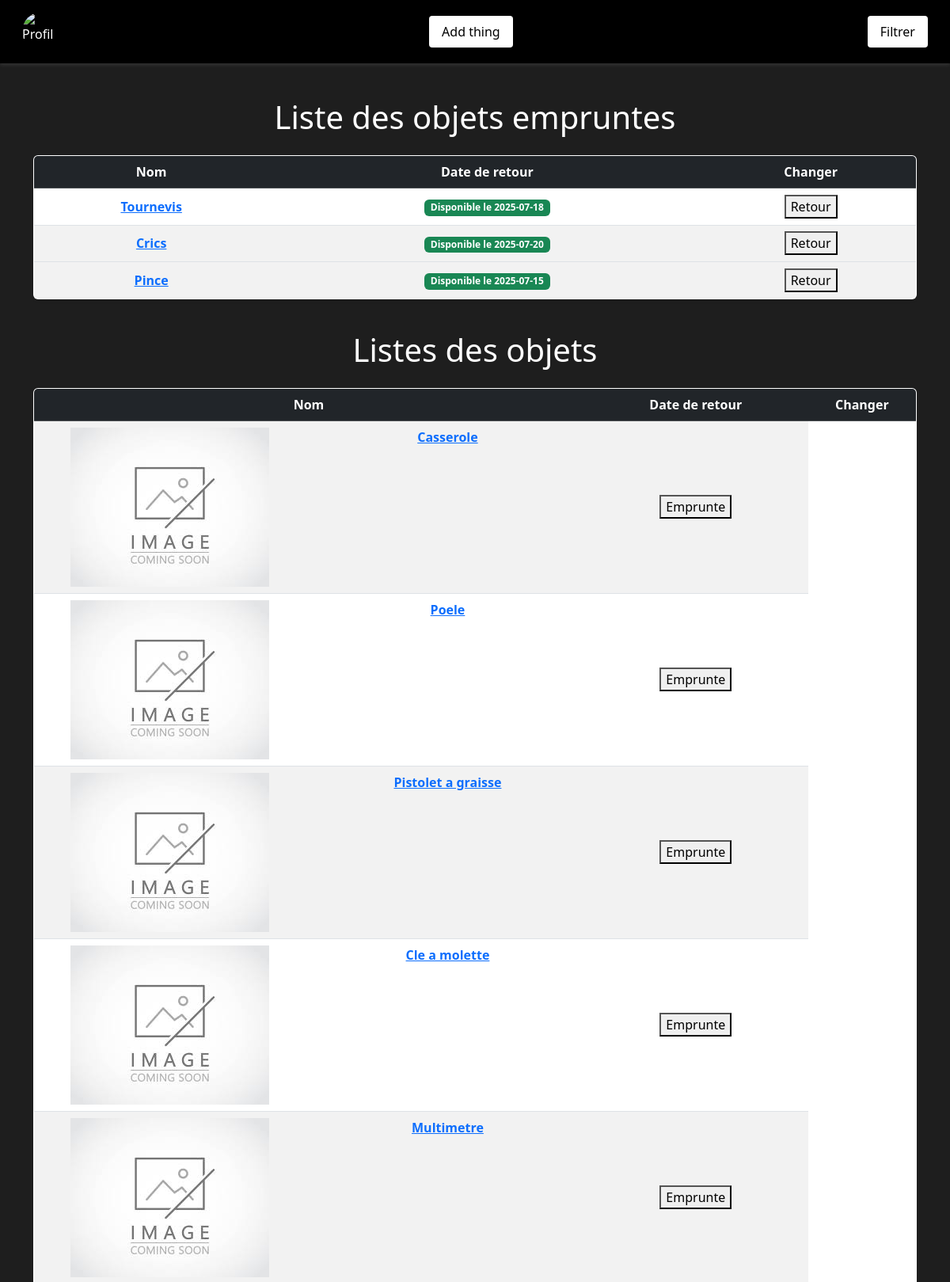
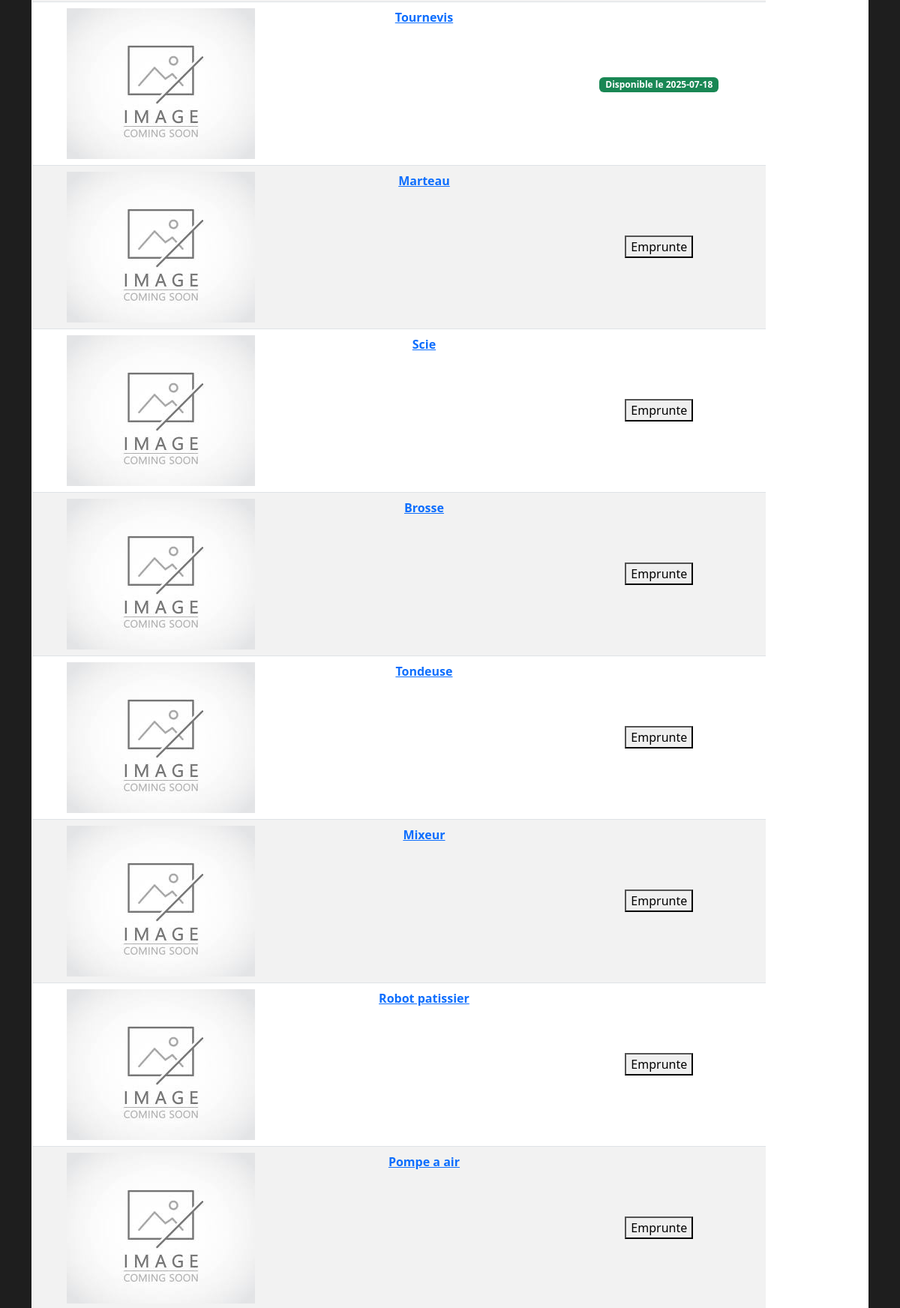
Page /pages/accueil.php (upper part) on the committed database (2 pictures, top to bottom).
### tables this page shows
create table emprunt_objet(
    id_objet INT AUTO_INCREMENT PRIMARY KEY,
    nom_objet VARCHAR(150),
    id_categorie INT,
    id_membre INT,
    etat VARCHAR(50)
);

### inc/connection.php (called while the page is built, shortened)
<?php
function dbconnect()
{
    static $connect = null;
    if ($connect === null) {
        $connect = mysqli_connect('localhost', 'root', '', 'emprunt');
        mysqli_set_charset($connect, 'utf8mb4');
    }
    return $connect;
}

### inc/function.php (called while the page is built, shortened)
<?php
require("connection.php");
function getListObject()
{
    $sql = "SELECT * FROM emprunt_objet ORDER BY id_objet DESC";
    $request = mysqli_query(dbconnect(), $sql);
    while($response = mysqli_fetch_assoc($request))
    {
        $result[] = $response;
    }
    if(!empty($result))
    {
        return $result;
    }
    return null;
}
function verifieSiEmprunte($id)
{
    $date = date('Y-m-d');
    $sql = "SELECT date_retour FROM emprunt_v_emprunt_objet WHERE id_objet = '%s' AND date_retour > '%s'";
    $sql = sprintf($sql, $id, $date);
    $request = mysqli_query(dbconnect(), $sql);
    if(mysqli_num_rows($request) > 0)
    {
        $response = mysqli_fetch_assoc($request);
        return $response['date_retour'];
    }
    return false;
}

### pages/accueil.php (the view, shortened to what this page needs)
<?php
require('../inc/function.php');
$parameters = ["Nom", "Date de retour", "Changer"];
$objets = getListObject();
?>
<!DOCTYPE html>
<html lang="en">
<head>
    <link rel="stylesheet" href="../assets/bootstrap/css/bootstrap.min.css" />
    <link rel="stylesheet" href="../assets/style/style-accueil.css">
</head>
<body>
    <header>
        <nav class="container-fluid d-flex justify-content-between align-items-center">
            <ul class="d-flex align-items-center mb-0">
                <img src="../assets/image/<?= $_SESSION['pdp']; ?>" alt="Profil">
            </ul>
            <ul>
                <a href="formulaire-objet.php"><button>Add thing</button></a>
            </ul>
            <a href="filtre.php"><button>Filtrer</button></a>
        </nav>
    </header>
    <main>
        <div class="container mt-4">
            <?php if(!empty($objets)) {?>
                <h1 class="text-center mb-4">Liste des objets empruntes</h1>
                <div class="table-responsive">
                    <table class="table table-hover table-striped border rounded overflow-hidden shadow-sm bg-white">
                        <thead class="table-dark text-center">
                            <tr>
                                <?php foreach ($parameters as $param) { ?>
                                    <th><?= $param; ?></th>
                                <?php } ?>
                            </tr>
                        </thead>
                        <tbody class="text-center align-middle">
                            <?php foreach ($objets as $o) { ?>
                                <tr>
                                    <?php $emprunt = verifieSiEmprunte($o['id_objet']); ?>
                                    <?php if($emprunt != false) {?>
                                    <td class="fw-semibold">
                                        <div class="row">
                                            <div class="col">
                                                <a href="affichage.php?id=<?= $o['id_objet']; ?>&name=<?= $o['nom_objet']; ?>&categorie=<?= $o['id_categorie']; ?>">
                                                    <?= $o['nom_objet']; ?>
                                                </a>
                                            </div>
                                        </div>
                                    </td>
                                    <td class="fw-semibold">
                                        <div class="row">
                                            <div class="col">
                                            <span class="badge bg-success">Disponible le <?= $emprunt; ?></span>
                                            </div>
                                        </div>
                                    </td>
                                    <td>
                                        <button>Retour</button>
                                    </td>
                                    <?php }?>
                                </tr>
                            <?php } ?>
                        </tbody>
                    </table>
                </div>
                <?php }?>
        </div>
        <div class="container mt-4">
            <?php if (!empty($objets)) { ?>
                <h1 class="text-center mb-4">Listes des objets</h1>
                <div class="table-responsive">
                    <table class="table table-hover table-striped border rounded overflow-hidden shadow-sm bg-white">
                        <thead class="table-dark text-center">
                            <tr>
                                <?php foreach ($parameters as $param) { ?>
                                    <th><?= $param; ?></th>
                                <?php } ?>
                            </tr>
                        </thead>
                        <tbody class="text-center align-middle">
                            <?php foreach ($objets as $o) { ?>
                                <tr>
                                    <td class="fw-semibold">
                                        <div class="row">
                                            <div class="col">
                                                <?php $photo = getImageObjet($o['id_objet']);?>
                                                <?php if (empty($photo)) { ?>
                                                    <img src="../assets/image/default.png" alt="">
                                                <?php } else { ?>
                                                    <img src="../assets/image/<?= $photo; ?>" alt="">
                                                <?php } ?>
                                            </div>
                                            <div class="col">
                                                <a href="affichage.php?id=<?= $o['id_objet']; ?>&name=<?= $o['nom_objet']; ?>&categorie=<?= $o['id_categorie']; ?>">
                                                    <?= $o['nom_objet']; ?>
                                                </a>
                                            </div>
                                        </div>
                                    </td>
                                    <?php $emprunt = verifieSiEmprunte($o['id_objet']); ?>
                                    <td>
                                        <?php if($emprunt != false) {?>
                                            <span class="badge bg-success">Disponible le <?= $emprunt; ?></span>
                                        <?php }else{?>
                                            <a href="emprunt.php?idObjet=<?= $o['id_objet']; ?>&idMembre=<?= $_SESSION['user_id']; ?>"><span class='text-muted fst-italic'><button>Emprunte</button></span></a>
                                        <?php }?>
                                    </td>
                                </tr>
                            <?php } ?>
                        </tbody>
                    </table>
                </div>
            <?php } ?>
        </div>
    </main>
</body>
</html>

### assets/style/style-accueil.css (style rules this page uses)
body { background-color: #1e1e1e; color: #f8f9fa; padding-top: 100px; }
header { background-color: #000; color: white; position: fixed; top: 0; left: 0; right: 0; z-index: 1030; height: 80px; display: flex; align-items: center; padding: 0 1rem; box-shadow: 0 2px 5px rgba(255, 255, 255, 0.1); }
header nav ul { list-style: none; display: flex; align-items: center; margin: 0; padding: 0; }
header nav ul img { width: 50px; height: 50px; border-radius: 50%; object-fit: cover; margin-right: 1rem; }
header nav a button { margin-left: auto; background-color: white; color: black; border: none; padding: 8px 16px; border-radius: 4px; }
table { width: 100%; color: #000; background-color: white; }
thead { background-color: #f0f0f0; }
tbody tr:nth-child(even) { background-color: #f9f9f9; }
h1 { color: white; }

### rows in the picture
emprunt_objet: nom_objet "Tournevis", emprunt "2025-07-18"
emprunt_objet: nom_objet "Crics", emprunt "2025-07-20"
emprunt_objet: nom_objet "Pince", emprunt "2025-07-15"
emprunt_objet: nom_objet "Casserole"
emprunt_objet: nom_objet "Poele"
emprunt_objet: nom_objet "Pistolet a graisse"
emprunt_objet: nom_objet "Cle a molette"
emprunt_objet: nom_objet "Multimetre"
emprunt_objet: nom_objet "Marteau"
emprunt_objet: nom_objet "Scie"
emprunt_objet: nom_objet "Brosse"
emprunt_objet: nom_objet "Tondeuse"
emprunt_objet: nom_objet "Mixeur"
emprunt_objet: nom_objet "Robot patissier"
emprunt_objet: nom_objet "Pompe a air"

### other values in the picture
$param "Nom"
$param "Date de retour"
$param "Changer"
